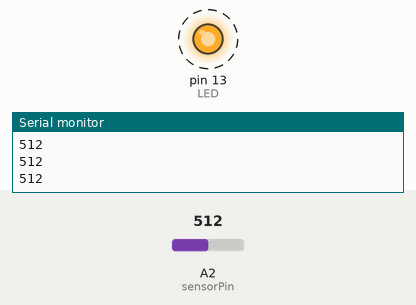
Simulated run of this sketch. Board: Arduino Uno, built with avr-gcc and run on an emulated ATmega328P. Parts: output pins drawn as LEDs (lit = HIGH), the last lines printed to the serial monitor. Dashed ring = blinking. The inputs (shaded band) are chosen by the test bench; at power-on: A2 (sensorPin) = 512.

Above: at 1.08 s.
1.3 s: A2 (sensorPin) set to 122
4.3 s: A2 (sensorPin) set to 0
At 4.8 s:
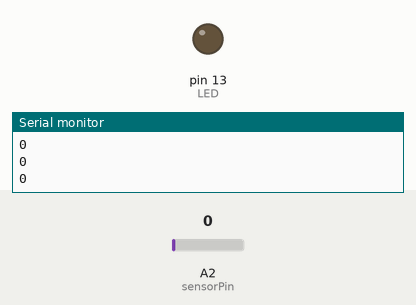
5.8 s: A2 (sensorPin) set to 2
7.3 s: A2 (sensorPin) set to 5
At 7.6 s:
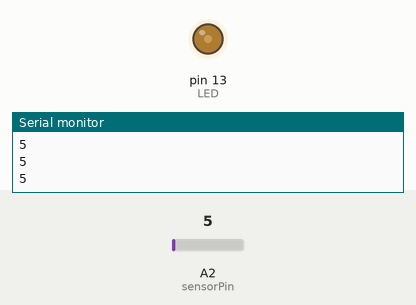
8.8 s: A2 (sensorPin) set to 306
At 12.74 s:
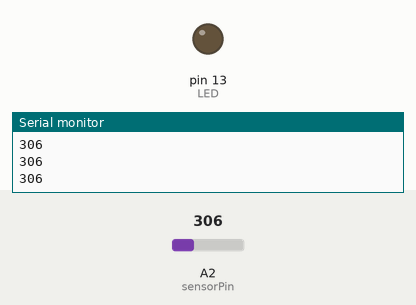
Timing chart, 0 to 12.8 s (numbered marks = the images above; inputs shaded):
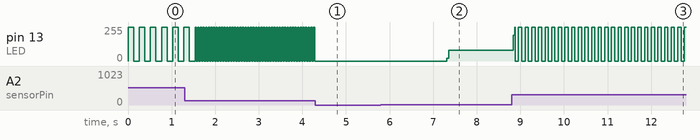

The sketch:

potentiometer.ino
```cpp
int LED = 13; // Declare the built-in LED
int sensorPin = A2; // Declare the analog port we connected
void setup(){
// Start the Serial connection
Serial.begin(9600);
// Set the built in LED pin as OUTPUT
pinMode(LED, OUTPUT);
}
void loop(){
// Read the value of the sensor
int val = analogRead(sensorPin);
// Print it to the Serial
Serial.println(val);
// Blink the LED with a delay of a forth of the sensor value
digitalWrite(LED, HIGH);
delay(val/4);
digitalWrite(LED, LOW);
delay(val/4);
}
```

Measured:
- the behaviour switches between 3 and 4 on A2 (sensorPin) (found by bisection; images 1 and 2)
- after the input at 4.3 s, pin 13 (LED): stops changing and stays 0/255
- after the input at 7.3 s, pin 13 (LED): 0/255 → 80/255 at once
- after the input at 8.8 s, pin 13 (LED): 80/255 → 195/255 at once, then moves between 0/255 and 255/255, repeating every 0.76 s
- by itself, pin 13 (LED): repeats every 0.06 s: 255/255 0.03 s, 0/255 0.03 s
